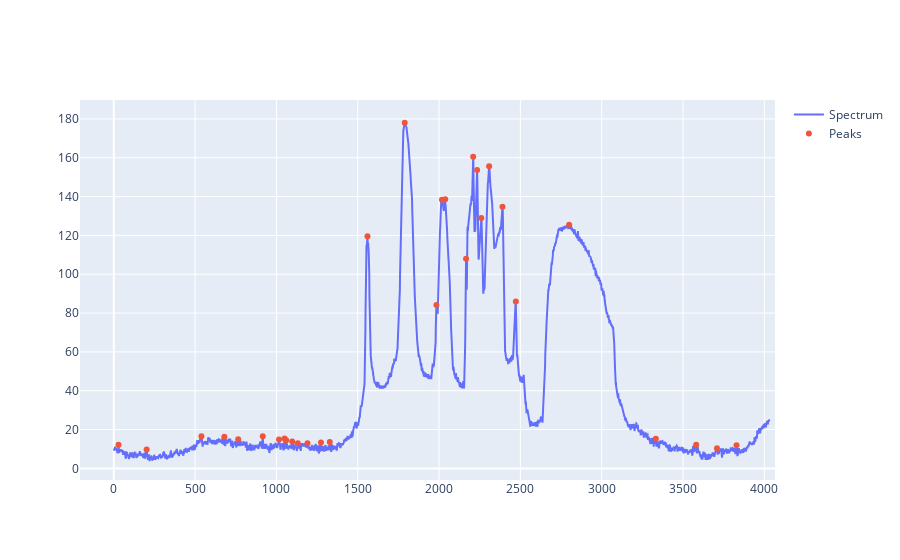

The notebook cell saved with this chart:
### Markdown cell above
## Calibration to CFL Spectrum
The profile for each image is a dataset of average intensity values for each pixel in the length of the ROI. We need to map these pixel positions to wavelengths to generate absorption and transmission spectra. To do this, we fit a linear equation to pixel positions of known emission peaks of a compact fluorescent light (CFL) ([source](https://commons.wikimedia.org/wiki/File:Fluorescent_lighting_spectrum_peaks_labelled.png)).

Each generation has its own set of calibration images of a blank sample with a CFL source. We'll create the calibration equation by taking the profiles of each calibration image, averaging them, and running peak detection. Visual inspection of the profile plot and these peaks will reveal which pixel positions correspond to the wavelengths at which CFL peaks are known to occur (see the below example). Finding a line of best fit through these pixel position & wavelength points gives us the calibration equation.

Example calibration spectra: (notice that the green peak at 546.6 nm is at a secondary, slightly lower peak than one directly to the left of it)

![Labeled calibration spectra](Labeled_calibration_spectra.jpg)

### Code cell
# HELPER CODE, not part of pipeline
cal_data = pd.read_csv("Spectra\Gen 2\Calibration\IMG_6561_profile.csv")

peaks = calc_peaks(cal_data['Gray_Value'])

fig = go.Figure()

fig.add_trace(go.Scatter(
    x=cal_data['Distance_(pixels)'],
    y=cal_data['Gray_Value'],
    mode='lines',
    name='Spectrum'
))

fig.add_trace(go.Scatter(
    x=peaks,
    y=[cal_data['Gray_Value'][i] for i in peaks],
    mode='markers',
    name='Peaks'
))

fig.show()

### Figure 1 — Plotly figure (JSON) as saved in the notebook; plotly's stock layout.template omitted (floating-point values rounded to 4 significant figures; data arrays with more than 128 entries replaced by an {"elided": "..."} marker saying what was removed)
{"data": [{"mode": "lines", "name": "Spectrum", "type": "scatter", "x": {"elided": "4032 int values"}, "y": {"elided": "4032 float values"}}, {"mode": "markers", "name": "Peaks", "type": "scatter", "x": [29, 202, 539, 680, 765, 916, 1016, 1050, 1060, 1097, 1132, 1191, 1274, 1328, 1560, 1789, 1984, 2018, 2038, 2166, 2210, 2234, 2260, 2308, 2390, 2472, 2800, 3333, 3581, 3709, 3829], "y": [12.15, 9.72, 16.53, 16.33, 14.95, 16.59, 14.87, 15.41, 14.51, 13.87, 13, 13.01, 13.31, 13.56, 119.6, 178.0, 84.21, 138.3, 138.6, 108.0, 160.6, 153.7, 129.0, 155.6, 134.8, 85.93, 125.5, 15.21, 12.15, 10.37, 11.88]}], "layout": {}}
